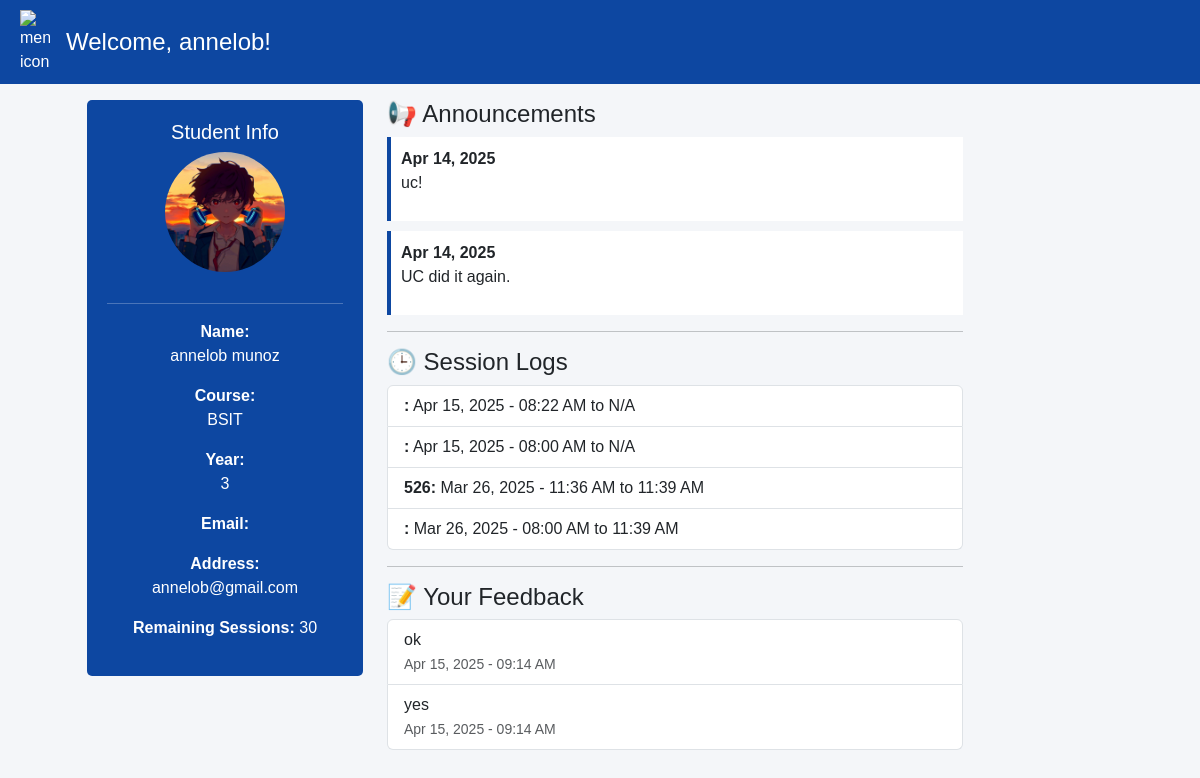
/index.php (signed in), run on the app's committed database.
### tables this page shows
CREATE TABLE `studentinfo` (
  `student_id` varchar(50) NOT NULL,
  `lastname` varchar(100) DEFAULT NULL,
  `firstname` varchar(100) DEFAULT NULL,
  `middlename` varchar(100) DEFAULT NULL,
  `course` varchar(100) DEFAULT NULL,
  `email` varchar(100) DEFAULT NULL,
  `yearlevel` varchar(50) DEFAULT NULL,
  `username` varchar(100) DEFAULT NULL,
  `password` varchar(255) DEFAULT NULL,
  `address` varchar(255) DEFAULT NULL,
  `remaining_sessions` int(11) DEFAULT 30
);

CREATE TABLE `students` (
  `student_id` int(11) NOT NULL,
  `name` varchar(255) NOT NULL,
  `course` varchar(100) DEFAULT NULL,
  `year` int(11) DEFAULT NULL,
  `remaining_sessions` int(11) NOT NULL DEFAULT 30,
  `laboratory` varchar(100) DEFAULT NULL
);

CREATE TABLE `announcements` (
  `id` int(11) NOT NULL,
  `title` varchar(255) NOT NULL,
  `content` text NOT NULL,
  `created_at` timestamp NOT NULL DEFAULT current_timestamp(),
  `date_posted` timestamp NOT NULL DEFAULT current_timestamp(),
  `language` varchar(50) DEFAULT 'English',
  `message` text NOT NULL,
  `posted_at` datetime DEFAULT current_timestamp(),
  `posted_by` varchar(100) DEFAULT NULL
);

CREATE TABLE `sit_in_records` (
  `id` int(11) NOT NULL,
  `student_id` int(11) DEFAULT NULL,
  `sit_in_time` datetime DEFAULT current_timestamp(),
  `log_out_time` datetime DEFAULT NULL,
  `laboratory` varchar(100) DEFAULT NULL,
  `name` varchar(255) DEFAULT NULL,
  `language` varchar(50) NOT NULL,
  `remaining_sessions` int(11) DEFAULT 30,
  `subject` varchar(100) DEFAULT NULL,
  `lab` varchar(100) NOT NULL,
  `purpose` varchar(255) NOT NULL,
  `date` datetime NOT NULL DEFAULT current_timestamp(),
  `time_in` time NOT NULL DEFAULT curtime(),
  `time_out` time DEFAULT NULL
);

CREATE TABLE `feedback` (
  `id` int(11) NOT NULL,
  `student_id` varchar(20) NOT NULL,
  `laboratory` varchar(10) NOT NULL,
  `date` datetime DEFAULT current_timestamp(),
  `message` text NOT NULL,
  `sit_in_id` int(11) DEFAULT NULL,
  `submitted_at` datetime DEFAULT current_timestamp()
);

### index.php (the view, shortened to what this page needs)
<?php
include("db.php");
$username = $_SESSION['username'];
$user_stmt = $conn->prepare("SELECT * FROM studentinfo WHERE username = ?");
$user_stmt->bind_param("s", $username);
$user_stmt->execute();
$user_result = $user_stmt->get_result();
$user = $user_result->fetch_assoc();
$student_id = $user['student_id'] ?? null;
$student_stmt = $conn->prepare("SELECT remaining_sessions FROM students WHERE student_id = ?");
$student_stmt->bind_param("s", $student_id);
$student_stmt->execute();
$student_result = $student_stmt->get_result();
$student = $student_result->fetch_assoc();
$remaining_sessions = $student ? $student['remaining_sessions'] : 'N/A';
$announcements = mysqli_query($conn, "SELECT * FROM announcements ORDER BY posted_at DESC LIMIT 5");
$logs_stmt = $conn->prepare("SELECT * FROM sit_in_records WHERE student_id = ? ORDER BY sit_in_time DESC LIMIT 10");
$logs_stmt->bind_param("s", $student_id);
$logs_stmt->execute();
$logs_result = $logs_stmt->get_result();
$feedback_stmt = $conn->prepare("SELECT * FROM feedback WHERE student_id = ? ORDER BY submitted_at DESC LIMIT 5");
$feedback_stmt->bind_param("s", $student_id);
$feedback_stmt->execute();
$feedback_result = $feedback_stmt->get_result();
?>
<!DOCTYPE html>
<html lang="en">
<head>
    <link href="https://cdn.jsdelivr.net/npm/bootstrap@5.3.0/dist/css/bootstrap.min.css" rel="stylesheet">
</head>
<body>
<header>
    <div style="display: flex; align-items: center;">
        <img src="https://media.geeksforgeeks.org/wp-content/uploads/20221210182541/Untitled-design-(30).png" class="menuicn me-3" alt="menu-icon">
        <h4 class="m-0">Welcome, <?= htmlspecialchars($user['firstname']) ?>!</h4>
    </div>
</header>
<div class="container-fluid mt-3">
    <div class="row">
        <div class="col-md-3" style="margin-left: 75px;">
            <div class="sidebar">
                <h5>Student Info</h5>
                <img src="<?= htmlspecialchars($user['profile_image'] ?? 'lob.jpg') ?>" alt="Profile Image">
                <hr style="border-color: white;">
                <p><strong>Name:</strong><br><?= htmlspecialchars($user['firstname'] . ' ' . $user['lastname']) ?></p>
                <p><strong>Course:</strong><br><?= htmlspecialchars($user['course']) ?></p>
                <p><strong>Year:</strong><br><?= htmlspecialchars($user['yearlevel']) ?></p>
                <p><strong>Email:</strong><br><?= htmlspecialchars($user['email']) ?></p>
                <p><strong>Address:</strong><br><?= htmlspecialchars($user['address']) ?></p>
                <p><strong>Remaining Sessions:</strong> <?= htmlspecialchars($remaining_sessions) ?></p>
            </div>
        </div>
        <div class="col-md-6">
            <h4>📢 Announcements</h4>
            <?php while ($row = mysqli_fetch_assoc($announcements)) { ?>
                <div class="announcement">
                    <strong><?= date("M d, Y", strtotime($row['posted_at'])) ?></strong>
                    <p><?= htmlspecialchars($row['message']) ?></p>
                </div>
            <?php } ?>
            <hr>
            <h4>🕒 Session Logs</h4>
            <ul class="list-group">
                <?php while ($log = $logs_result->fetch_assoc()) { ?>
                    <li class="list-group-item">
                        <strong><?= htmlspecialchars($log['laboratory']) ?>:</strong>
                        <?= date("M d, Y - h:i A", strtotime($log['sit_in_time'])) ?>
                        to <?= $log['log_out_time'] ? date("h:i A", strtotime($log['log_out_time'])) : 'N/A' ?>
                    </li>
                <?php } ?>
            </ul>
            <hr>
            <h4>📝 Your Feedback</h4>
            <ul class="list-group">
                <?php while ($fb = $feedback_result->fetch_assoc()) { ?>
                    <li class="list-group-item">
                        <?= htmlspecialchars($fb['message']) ?><br>
                        <small class="text-muted"><?= date("M d, Y - h:i A", strtotime($fb['submitted_at'])) ?></small>
                    </li>
                <?php } ?>
            </ul>
        </div>
    </div>
</div>
</body>
</html>

### index.php (style rules this page uses)
body { background-color: #f4f6f9; font-family: Arial, sans-serif; }
header { background-color: #0D47A1; color: white; padding: 10px 20px; display: flex; justify-content: space-between; align-items: center; }
.menuicn { width: 30px; cursor: pointer; margin-right: 10px; }
.sidebar { background-color: #0D47A1; color: white; padding: 20px; text-align: center; border-radius: 5px; }
.sidebar img { width: 120px; height: 120px; object-fit: cover; border-radius: 50%; margin-bottom: 15px; }
.announcement { background: #fff; padding: 10px; margin-bottom: 10px; border-left: 4px solid #0D47A1; }

### data on the page
studentinfo: firstname "annelob", firstname+lastname "annelob munoz", course "BSIT", yearlevel "3", address "annelob@gmail.com"
students: remaining_sessions "30"
announcements: posted_at "Apr 14, 2025", message "uc!"
announcements: posted_at "Apr 14, 2025", message "UC did it again."
sit_in_records: sit_in_time "Apr 15, 2025 - 08:22 AM", shows "N/A"
sit_in_records: sit_in_time "Apr 15, 2025 - 08:00 AM", shows "N/A"
sit_in_records: laboratory "526", sit_in_time "Mar 26, 2025 - 11:36 AM", log_out_time "11:39 AM"
sit_in_records: sit_in_time "Mar 26, 2025 - 08:00 AM", log_out_time "11:39 AM"
feedback: message "ok", submitted_at "Apr 15, 2025 - 09:14 AM"
feedback: message "yes", submitted_at "Apr 15, 2025 - 09:14 AM"
